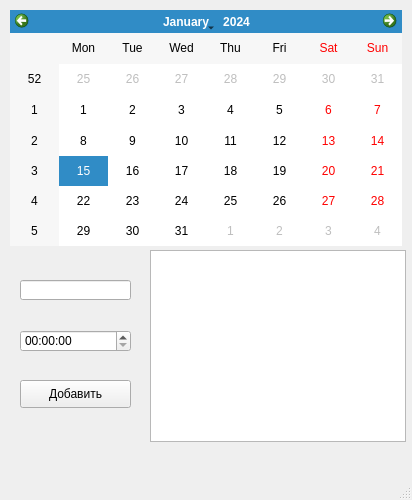
<?xml version="1.0" encoding="UTF-8"?>
<ui version="4.0">
 <class>MainWindow</class>
 <widget class="QMainWindow" name="MainWindow">
  <property name="geometry">
   <rect>
    <x>0</x>
    <y>0</y>
    <width>412</width>
    <height>500</height>
   </rect>
  </property>
  <property name="windowTitle">
   <string>MainWindow</string>
  </property>
  <widget class="QWidget" name="centralwidget">
   <widget class="QCalendarWidget" name="calendarWidget">
    <property name="geometry">
     <rect>
      <x>10</x>
      <y>10</y>
      <width>392</width>
      <height>236</height>
     </rect>
    </property>
   </widget>
   <widget class="QTimeEdit" name="timeEdit">
    <property name="geometry">
     <rect>
      <x>20</x>
      <y>330</y>
      <width>111</width>
      <height>22</height>
     </rect>
    </property>
   </widget>
   <widget class="QListWidget" name="listWidget">
    <property name="geometry">
     <rect>
      <x>150</x>
      <y>250</y>
      <width>256</width>
      <height>192</height>
     </rect>
    </property>
    <property name="sortingEnabled">
     <bool>true</bool>
    </property>
   </widget>
   <widget class="QLineEdit" name="lineEdit">
    <property name="geometry">
     <rect>
      <x>20</x>
      <y>280</y>
      <width>111</width>
      <height>20</height>
     </rect>
    </property>
   </widget>
   <widget class="QPushButton" name="pushButton">
    <property name="geometry">
     <rect>
      <x>20</x>
      <y>380</y>
      <width>111</width>
      <height>28</height>
     </rect>
    </property>
    <property name="text">
     <string>Добавить</string>
    </property>
   </widget>
  </widget>
  <widget class="QMenuBar" name="menubar">
   <property name="geometry">
    <rect>
     <x>0</x>
     <y>0</y>
     <width>412</width>
     <height>26</height>
    </rect>
   </property>
  </widget>
  <widget class="QStatusBar" name="statusbar"/>
 </widget>
 <resources/>
 <connections/>
</ui>
